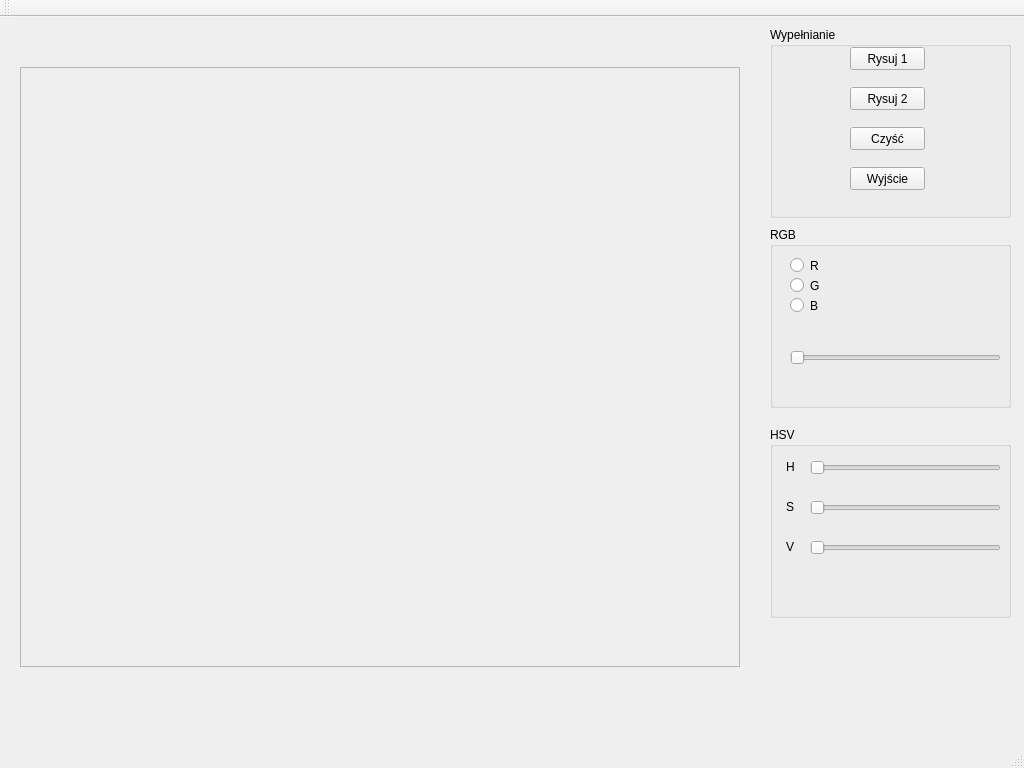
<?xml version="1.0" encoding="UTF-8"?>
<ui version="4.0">
 <class>MyWindow</class>
 <widget class="QMainWindow" name="MyWindow">
  <property name="geometry">
   <rect>
    <x>0</x>
    <y>0</y>
    <width>1024</width>
    <height>768</height>
   </rect>
  </property>
  <property name="windowTitle">
   <string>MyWindow</string>
  </property>
  <widget class="QWidget" name="centralWidget">
   <widget class="QFrame" name="rysujFrame">
    <property name="geometry">
     <rect>
      <x>20</x>
      <y>50</y>
      <width>720</width>
      <height>600</height>
     </rect>
    </property>
    <property name="frameShape">
     <enum>QFrame::StyledPanel</enum>
    </property>
    <property name="frameShadow">
     <enum>QFrame::Raised</enum>
    </property>
   </widget>
   <widget class="QGroupBox" name="groupBox">
    <property name="geometry">
     <rect>
      <x>770</x>
      <y>10</y>
      <width>241</width>
      <height>191</height>
     </rect>
    </property>
    <property name="title">
     <string>Wypełnianie</string>
    </property>
    <widget class="QPushButton" name="draw1Button">
     <property name="geometry">
      <rect>
       <x>80</x>
       <y>20</y>
       <width>75</width>
       <height>23</height>
      </rect>
     </property>
     <property name="text">
      <string>Rysuj 1</string>
     </property>
    </widget>
    <widget class="QPushButton" name="draw2Button">
     <property name="geometry">
      <rect>
       <x>80</x>
       <y>60</y>
       <width>75</width>
       <height>23</height>
      </rect>
     </property>
     <property name="text">
      <string>Rysuj 2</string>
     </property>
    </widget>
    <widget class="QPushButton" name="cleanButton">
     <property name="geometry">
      <rect>
       <x>80</x>
       <y>100</y>
       <width>75</width>
       <height>23</height>
      </rect>
     </property>
     <property name="text">
      <string>Czyść</string>
     </property>
    </widget>
    <widget class="QPushButton" name="exitButton">
     <property name="geometry">
      <rect>
       <x>80</x>
       <y>140</y>
       <width>75</width>
       <height>23</height>
      </rect>
     </property>
     <property name="text">
      <string>Wyjście</string>
     </property>
    </widget>
   </widget>
   <widget class="QGroupBox" name="groupBox_2">
    <property name="geometry">
     <rect>
      <x>770</x>
      <y>210</y>
      <width>241</width>
      <height>181</height>
     </rect>
    </property>
    <property name="title">
     <string>RGB</string>
    </property>
    <widget class="QRadioButton" name="redRadio">
     <property name="geometry">
      <rect>
       <x>20</x>
       <y>30</y>
       <width>82</width>
       <height>17</height>
      </rect>
     </property>
     <property name="text">
      <string>R</string>
     </property>
    </widget>
    <widget class="QRadioButton" name="greenRadio">
     <property name="geometry">
      <rect>
       <x>20</x>
       <y>50</y>
       <width>82</width>
       <height>17</height>
      </rect>
     </property>
     <property name="text">
      <string>G</string>
     </property>
    </widget>
    <widget class="QRadioButton" name="blueRadio">
     <property name="geometry">
      <rect>
       <x>20</x>
       <y>70</y>
       <width>82</width>
       <height>17</height>
      </rect>
     </property>
     <property name="text">
      <string>B</string>
     </property>
    </widget>
    <widget class="QSlider" name="colorSliderRgb">
     <property name="geometry">
      <rect>
       <x>20</x>
       <y>120</y>
       <width>211</width>
       <height>22</height>
      </rect>
     </property>
     <property name="maximum">
      <number>255</number>
     </property>
     <property name="orientation">
      <enum>Qt::Horizontal</enum>
     </property>
    </widget>
   </widget>
   <widget class="QGroupBox" name="groupBox_3">
    <property name="geometry">
     <rect>
      <x>770</x>
      <y>410</y>
      <width>241</width>
      <height>191</height>
     </rect>
    </property>
    <property name="title">
     <string>HSV</string>
    </property>
    <widget class="QSlider" name="colorSliderS">
     <property name="geometry">
      <rect>
       <x>40</x>
       <y>70</y>
       <width>191</width>
       <height>22</height>
      </rect>
     </property>
     <property name="maximum">
      <number>100</number>
     </property>
     <property name="orientation">
      <enum>Qt::Horizontal</enum>
     </property>
    </widget>
    <widget class="QSlider" name="colorSliderV">
     <property name="geometry">
      <rect>
       <x>40</x>
       <y>110</y>
       <width>191</width>
       <height>22</height>
      </rect>
     </property>
     <property name="maximum">
      <number>100</number>
     </property>
     <property name="orientation">
      <enum>Qt::Horizontal</enum>
     </property>
    </widget>
    <widget class="QLabel" name="label">
     <property name="geometry">
      <rect>
       <x>16</x>
       <y>30</y>
       <width>16</width>
       <height>20</height>
      </rect>
     </property>
     <property name="text">
      <string>H</string>
     </property>
    </widget>
    <widget class="QLabel" name="label_2">
     <property name="geometry">
      <rect>
       <x>16</x>
       <y>70</y>
       <width>20</width>
       <height>20</height>
      </rect>
     </property>
     <property name="text">
      <string>S</string>
     </property>
    </widget>
    <widget class="QLabel" name="label_3">
     <property name="geometry">
      <rect>
       <x>16</x>
       <y>110</y>
       <width>41</width>
       <height>20</height>
      </rect>
     </property>
     <property name="text">
      <string>V</string>
     </property>
    </widget>
    <widget class="QSlider" name="colorSliderH">
     <property name="geometry">
      <rect>
       <x>40</x>
       <y>30</y>
       <width>191</width>
       <height>22</height>
      </rect>
     </property>
     <property name="minimum">
      <number>0</number>
     </property>
     <property name="maximum">
      <number>360</number>
     </property>
     <property name="orientation">
      <enum>Qt::Horizontal</enum>
     </property>
    </widget>
   </widget>
  </widget>
  <widget class="QMenuBar" name="menuBar">
   <property name="geometry">
    <rect>
     <x>0</x>
     <y>0</y>
     <width>1024</width>
     <height>22</height>
    </rect>
   </property>
  </widget>
  <widget class="QToolBar" name="mainToolBar">
   <attribute name="toolBarArea">
    <enum>TopToolBarArea</enum>
   </attribute>
   <attribute name="toolBarBreak">
    <bool>false</bool>
   </attribute>
  </widget>
  <widget class="QStatusBar" name="statusBar"/>
 </widget>
 <layoutdefault spacing="6" margin="11"/>
 <resources/>
 <connections/>
</ui>
